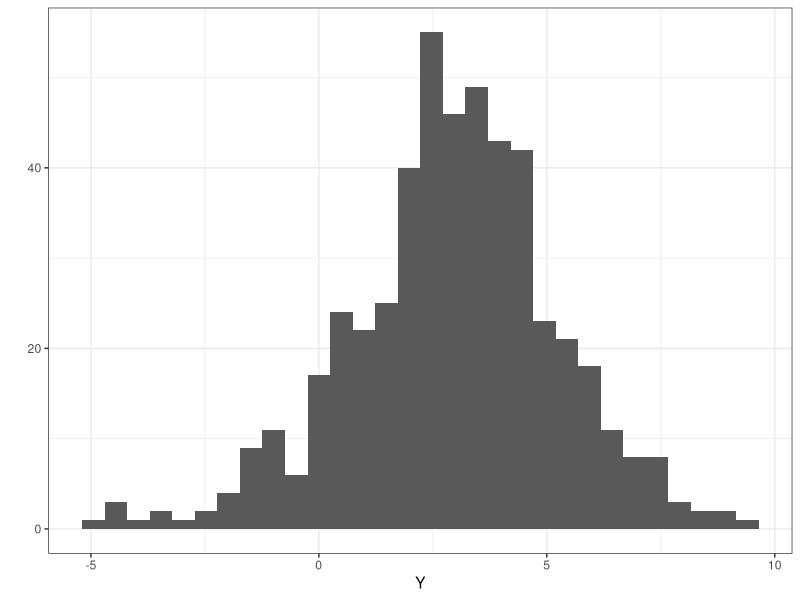
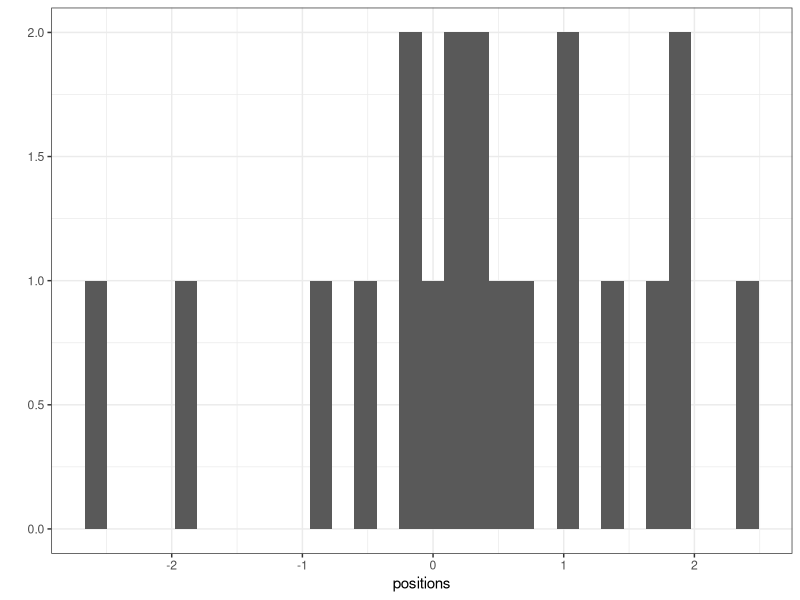
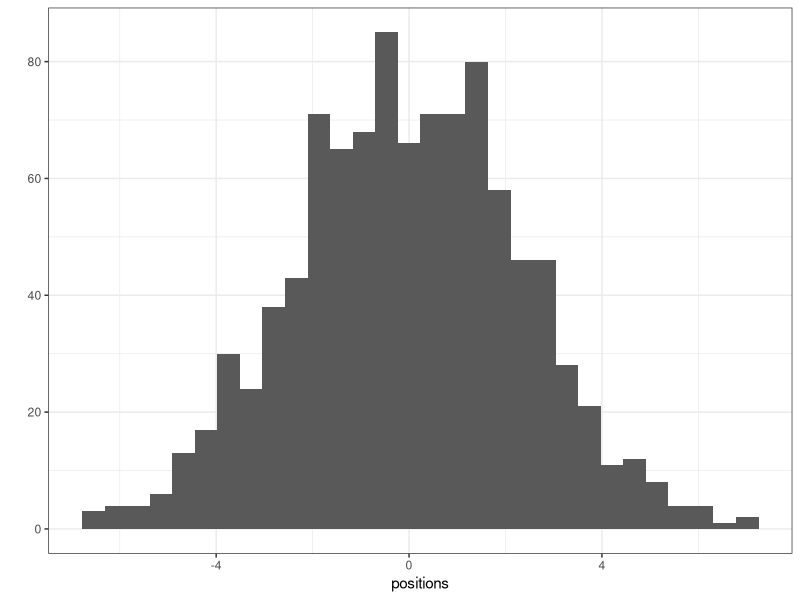
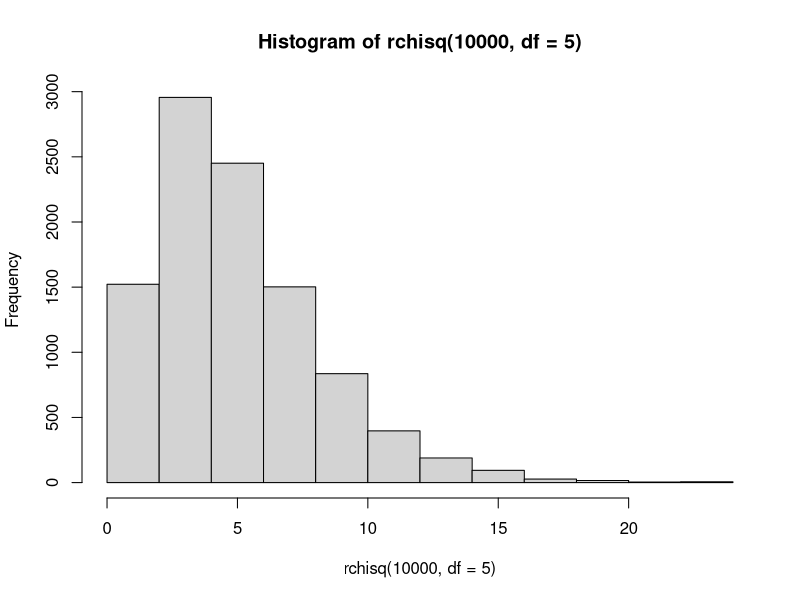
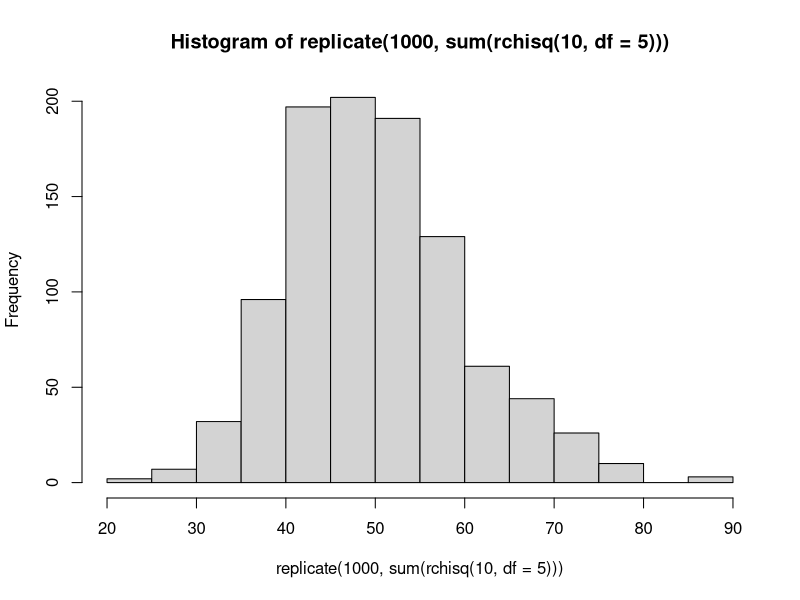
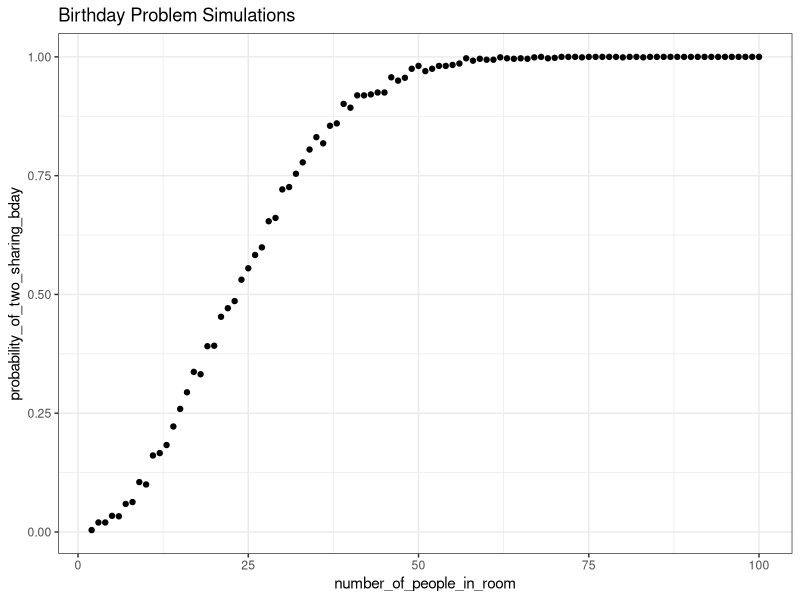

These charts were generated, in order, by the following R code: (Note: this script raises an error after producing the figures.)
## ---- chunk 1
# DGP for OLS
library(ggplot2)
n <- 500
X1 <- rnorm(n)
X2 <- rnorm(n)
b0 <- 3
b1 <- -2
b2 <- 0.5
Y <- b0 + b1*X1 + b2*X2 + rnorm(n)
qplot(Y, geom = "histogram") + theme_bw()

## ---- chunk 2
sum(runif(16, -1, 1))
## ---- chunk 3
library(ggplot2)
positions <- replicate(20, sum(runif(16, -1, 1)))
qplot(positions, geom = "histogram") + theme_bw()
## ---- chunk 4
library(ggplot2)
positions <- replicate(1000, sum(runif(16, -1, 1)))
qplot(positions, geom = "histogram") + theme_bw()
## ---- chunk 5
hist(rchisq(10000, df = 5))
hist(replicate(1000, sum(rchisq(10, df = 5))))
## ---- chunk 6
library(ggplot2)
library(data.table)
birthday_problem <- function(npeople,  
  seed = sample.int(.Machine$integer.max, 1))
{
  days <- seq(1, 365, 1)
  room <- sample(days, npeople, replace = TRUE)
  ifelse(length(unique(room)) < npeople, 1, 0)
}
#birthday_problem(npeople = 24)

simulate_birthday_problem <- function(nsims, npeople)
{
  sum(replicate(nsims, birthday_problem(npeople = npeople)))/nsims
}
simulate_birthday_problem(nsims = 1000, npeople = 24)
## ---- chunk 7
bday_probs <- sapply(seq(2, 100, 1), simulate_birthday_problem, nsims = 1000)
plot_data <- data.table(number_of_people_in_room = seq(2, 100, 1),
  probability_of_two_sharing_bday = bday_probs)
ggplot(plot_data, aes(x = number_of_people_in_room, 
  y = probability_of_two_sharing_bday)) +
  geom_point() + theme_bw() +
  ggtitle("Birthday Problem Simulations")
## ---- chunk 8
test_ols <- function(n, b0, b1, b2, seed = 
  sample(.Machine$integer.max, 1))
{
  x1 <- rnorm(n)
  x2 <- rnorm(n)
  y <- b0 + b1 * x1 + b2 * x2 + rnorm(n, 0, 1)
  coef(lm(y ~ x1 + x2))
}
test_ols(n = 100, b0 = 3, b1 = -2, b2 = 0.5)
simulations <- t(replicate(1000, test_ols(n = 1000, b0 = 3, b1 = -2, b2 = 0.5)))
plot_data <- melt(simulations)
real_answer_data <- data.frame(v1 = c(3, -2, 0.5), 
  Var2 = levels(plot_data$Var2))
ggplot(plot_data, aes(value)) + geom_histogram() + 
  facet_grid(~ Var2, scales = "free") +
  geom_vline(aes(xintercept = v1), data = real_answer_data) + theme_bw()

